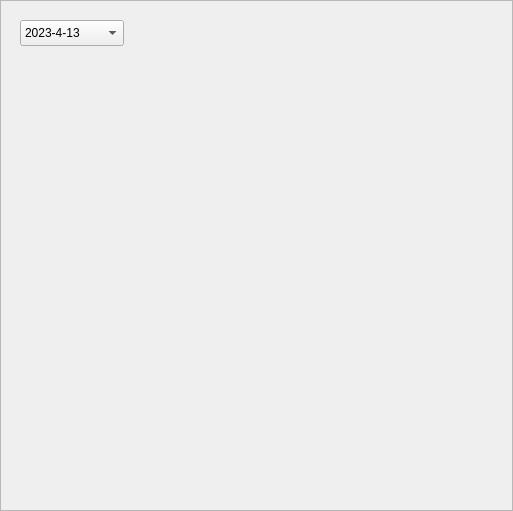
<?xml version="1.0" encoding="UTF-8"?>
<ui version="4.0">
 <class>Frame</class>
 <widget class="QFrame" name="Frame">
  <property name="geometry">
   <rect>
    <x>0</x>
    <y>0</y>
    <width>513</width>
    <height>511</height>
   </rect>
  </property>
  <property name="windowTitle">
   <string>Frame</string>
  </property>
  <property name="frameShape">
   <enum>QFrame::StyledPanel</enum>
  </property>
  <property name="frameShadow">
   <enum>QFrame::Raised</enum>
  </property>
  <widget class="QComboBox" name="comboBox">
   <property name="geometry">
    <rect>
     <x>20</x>
     <y>20</y>
     <width>104</width>
     <height>26</height>
    </rect>
   </property>
   <item>
    <property name="text">
     <string>2023-4-13</string>
    </property>
   </item>
   <item>
    <property name="text">
     <string>2023-4-16</string>
    </property>
   </item>
   <item>
    <property name="text">
     <string>2023-5-1</string>
    </property>
   </item>
   <item>
    <property name="text">
     <string/>
    </property>
   </item>
  </widget>
  <widget class="QFrame" name="frame">
   <property name="geometry">
    <rect>
     <x>20</x>
     <y>60</y>
     <width>471</width>
     <height>431</height>
    </rect>
   </property>
   <property name="styleSheet">
    <string notr="true">border:none;</string>
   </property>
   <property name="frameShape">
    <enum>QFrame::StyledPanel</enum>
   </property>
   <property name="frameShadow">
    <enum>QFrame::Raised</enum>
   </property>
  </widget>
 </widget>
 <resources/>
 <connections/>
</ui>
